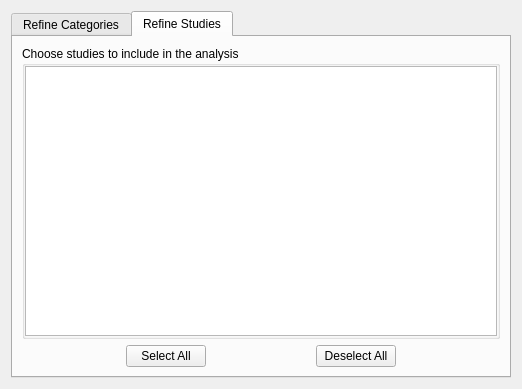
<?xml version="1.0" encoding="UTF-8"?>
<ui version="4.0">
 <class>WizardPage</class>
 <widget class="QWizardPage" name="WizardPage">
  <property name="geometry">
   <rect>
    <x>0</x>
    <y>0</y>
    <width>522</width>
    <height>389</height>
   </rect>
  </property>
  <property name="windowTitle">
   <string>WizardPage</string>
  </property>
  <layout class="QVBoxLayout" name="verticalLayout">
   <item>
    <widget class="QTabWidget" name="tabWidget">
     <property name="currentIndex">
      <number>1</number>
     </property>
     <widget class="QWidget" name="refine_categories_tab">
      <attribute name="title">
       <string>Refine Categories</string>
      </attribute>
      <layout class="QVBoxLayout" name="verticalLayout_2">
       <item>
        <widget class="QGroupBox" name="cat_group_box">
         <property name="title">
          <string>Choose Groups of Studies to Include in the Analysis</string>
         </property>
         <layout class="QVBoxLayout" name="verticalLayout_5">
          <property name="margin">
           <number>0</number>
          </property>
          <item>
           <widget class="QTreeWidget" name="cat_treeWidget"/>
          </item>
         </layout>
        </widget>
       </item>
      </layout>
     </widget>
     <widget class="QWidget" name="refine_studies_tab">
      <attribute name="title">
       <string>Refine Studies</string>
      </attribute>
      <layout class="QVBoxLayout" name="verticalLayout_3">
       <item>
        <widget class="QGroupBox" name="groupBox">
         <property name="sizePolicy">
          <sizepolicy hsizetype="Preferred" vsizetype="MinimumExpanding">
           <horstretch>0</horstretch>
           <verstretch>0</verstretch>
          </sizepolicy>
         </property>
         <property name="title">
          <string>Choose studies to include in the analysis</string>
         </property>
         <layout class="QVBoxLayout" name="verticalLayout_4">
          <property name="margin">
           <number>0</number>
          </property>
          <item>
           <widget class="QListWidget" name="refine_studies_list_widget"/>
          </item>
         </layout>
        </widget>
       </item>
       <item>
        <layout class="QHBoxLayout" name="horizontalLayout">
         <item>
          <spacer name="horizontalSpacer_2">
           <property name="orientation">
            <enum>Qt::Horizontal</enum>
           </property>
           <property name="sizeHint" stdset="0">
            <size>
             <width>40</width>
             <height>20</height>
            </size>
           </property>
          </spacer>
         </item>
         <item>
          <widget class="QPushButton" name="select_all_btn">
           <property name="text">
            <string>Select All</string>
           </property>
          </widget>
         </item>
         <item>
          <spacer name="horizontalSpacer">
           <property name="orientation">
            <enum>Qt::Horizontal</enum>
           </property>
           <property name="sizeHint" stdset="0">
            <size>
             <width>40</width>
             <height>20</height>
            </size>
           </property>
          </spacer>
         </item>
         <item>
          <widget class="QPushButton" name="deselect_all_btn">
           <property name="text">
            <string>Deselect All</string>
           </property>
          </widget>
         </item>
         <item>
          <spacer name="horizontalSpacer_3">
           <property name="orientation">
            <enum>Qt::Horizontal</enum>
           </property>
           <property name="sizeHint" stdset="0">
            <size>
             <width>40</width>
             <height>20</height>
            </size>
           </property>
          </spacer>
         </item>
        </layout>
       </item>
      </layout>
     </widget>
    </widget>
   </item>
  </layout>
 </widget>
 <resources/>
 <connections/>
</ui>
